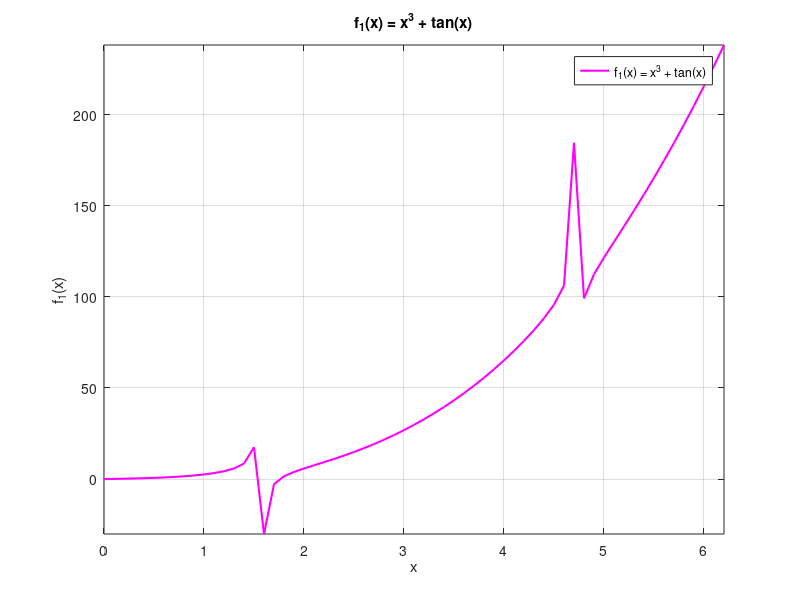
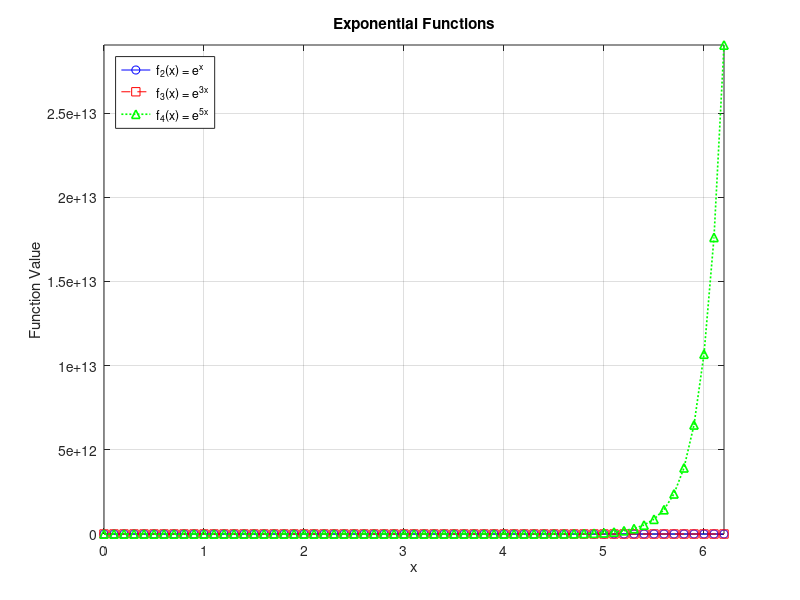

These figures' MATLAB source, in order:
% Azar Taghizade
% Variant 2
% 28.09.2026

%% Task 1
x = 0:0.1:2*pi;
f1 = x.^3 + tan(x);
f2 = exp(x);
f3 = exp(3 * x);
f4 = exp(5 * x);

figure(1);
plot(x, f1, 'm-', 'LineWidth', 1.5);
grid on;
xlabel('x');
ylabel('f_1(x)');
title('f_1(x) = x^3 + tan(x)');
axis([min(x) max(x) min(f1) max(f1)]);
legend('f_1(x) = x^3 + tan(x)', 'Location', 'best');

figure(2);
plot(x, f2, 'b-o', ...
     x, f3, 'r--s', ...
     x, f4, 'g:^', ...
     'LineWidth', 1.2);
grid on;
xlabel('x');
ylabel('Function Value');
title('Exponential Functions');
axis([min(x) max(x) 0 max(f4)]);
legend('f_2(x) = e^x', ...
       'f_3(x) = e^{3x}', ...
       'f_4(x) = e^{5x}', ...
       'Location', 'northwest');
